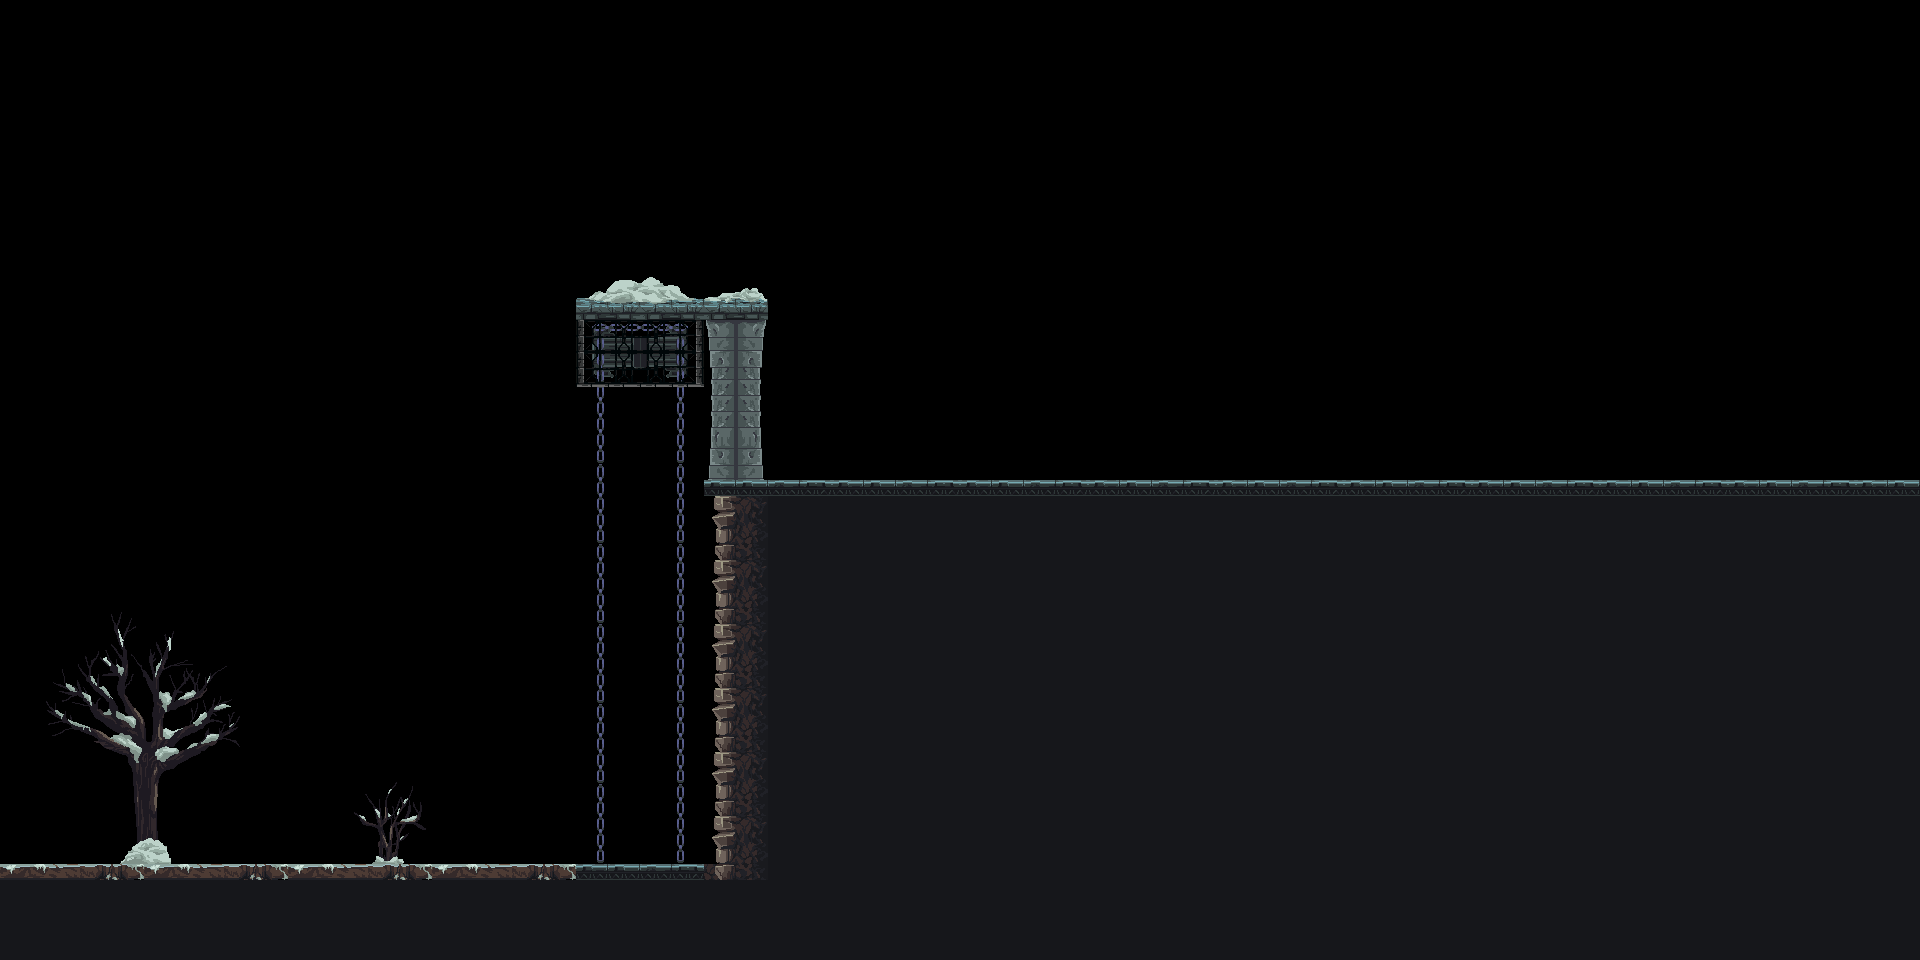

Rendered tile map (Tiled .tmx) drawn with the repository's tilesets; below, a short description and the map source with its tile grids summarised:
An orthogonal 120x60 tile map with 16x16 px tiles, 5 tile layers (background, platforms, placeholder, foreground, ...), 2 tilesets.

<map version="1.2" tiledversion="1.3.2" orientation="orthogonal" renderorder="right-down" compressionlevel="0" width="120" height="60" tilewidth="16" tileheight="16" infinite="0" nextlayerid="6" nextobjectid="1">
 <editorsettings>
  <export target="Snowy_Mtns_01.json" format="json" />
 </editorsettings>
 <tileset firstgid="1" name="mainlevbuild1" tilewidth="16" tileheight="16" spacing="2" margin="1" tilecount="3200" columns="50">
  <image source="snowy_mountains/mainlevbuild1.png" width="900" height="1152" />
 </tileset>
 <tileset firstgid="3201" name="mainlevbuild2" tilewidth="16" tileheight="16" spacing="2" margin="1" tilecount="2500" columns="50">
  <image source="snowy_mountains/mainlevbuild2.png" width="900" height="900" />
 </tileset>
 <layer id="3" name="background" width="120" height="60">
  <data>[7200 cells, 2723 non-empty, 332 distinct tile ids]</data>
 </layer>
 <layer id="1" name="platforms" width="120" height="60">
  <data>[7200 cells, 216 non-empty, 33 distinct tile ids]</data>
 </layer>
 <layer id="2" name="placeholder" width="120" height="60">
  <data>[7200 cells, 8 non-empty, 8 distinct tile ids]</data>
 </layer>
 <layer id="4" name="foreground" width="120" height="60">
  <data>[7200 cells, 20 non-empty, 13 distinct tile ids]</data>
 </layer>
 <layer id="5" name="max_foreground" width="120" height="60">
  <data>[7200 cells, 56 non-empty, 30 distinct tile ids]</data>
 </layer>
</map>
